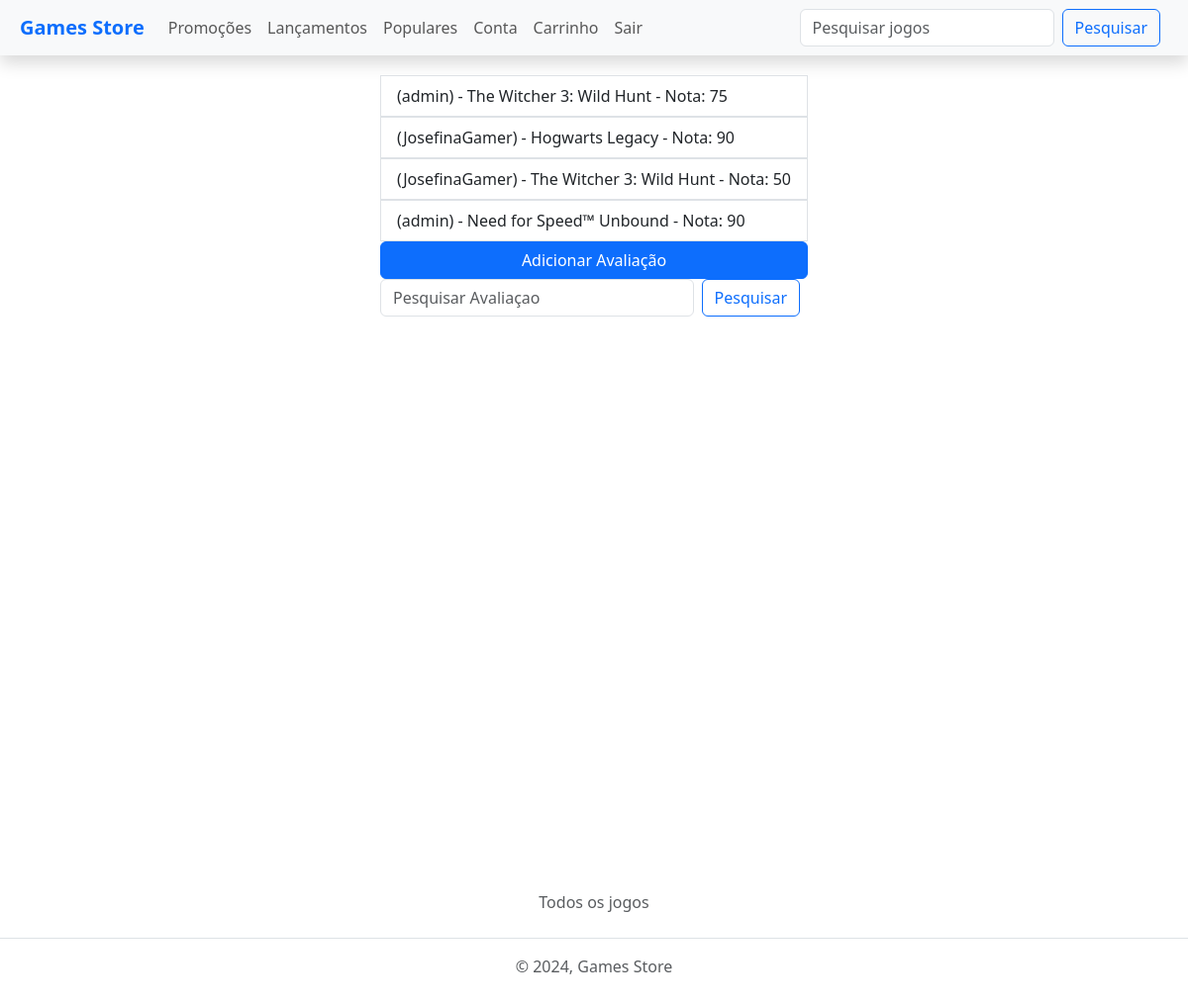
Screenshot of /ratingmenu/ (signed in) with the database file from the repository.
### games/models.py (models this page shows, shortened)
class Rating(models.Model):
    user = models.ForeignKey(get_user_model(), on_delete=models.CASCADE)
    game = models.ForeignKey(Game, on_delete=models.CASCADE)
    created_at = models.DateTimeField(auto_now_add=True)
    updated_at = models.DateTimeField(auto_now=True)
    rating = models.PositiveSmallIntegerField(default=0)

class Game(models.Model):
    title = models.CharField(max_length=100)
    description = models.TextField()
    price = models.DecimalField(max_digits=10, decimal_places=2)
    promotion = models.DecimalField(
        max_digits=5, decimal_places=2, null=True, blank=True)
    cover_image = models.ImageField(upload_to='static/images')
    created_at = models.DateTimeField(auto_now_add=True)
    updated_at = models.DateTimeField(auto_now=True)
    copies_sold = models.IntegerField(default=0)
    release_date = models.DateTimeField(null=True)

### games/views.py (the view)
# urls.py: path('ratingmenu/', views.rating_menu , name = "rating_menu"),
@login_required
def rating_menu(request):
    ratings = Rating.objects.all()
    return render(request, "games/rating-menu.html", {"ratings": ratings})

### games/templates/games/rating-menu.html (shortened to what this page needs)
{% extends 'base.html' %}
{% block content %}
<div class="d-flex justify-content-center" style="height: 100vh;">
    <ul class="list-group">
        {% for rating in ratings %}
            <a href="/rating/{{rating.id}}" class="text-decoration-none">
                <li class="list-group-item">({{ rating.user.username }}) - {{ rating.game.title }} - Nota: {{ rating.rating }}</li>
            </a>
            {% empty %}
            <li class="list-group-item">Nenhum rating cadastrado.</li>
        {% endfor %}
        <a href = "/ratingmenu/add/" class="btn btn-primary">Adicionar Avaliação</a>
        <form class="d-flex" role="search" method="GET" id="search_rating_form" action="{% url 'search-rating-item' %}">
            <input class="form-control me-2" type="text" id="search_rating" name="search_rating" placeholder="Pesquisar Avaliaçao">
            <button class="btn btn-outline-primary me-2" type="submit">Pesquisar</button>
        </form>
    </ul>
</div>
{% endblock %}

### rows the page displays
Rating: user.username "admin", game "The Witcher 3: Wild Hunt", rating "75"
Rating: user.username "JosefinaGamer", game "Hogwarts Legacy", rating "90"
Rating: user.username "JosefinaGamer", game "The Witcher 3: Wild Hunt", rating "50"
Rating: user.username "admin", game "Need for Speed™ Unbound", rating "90"
